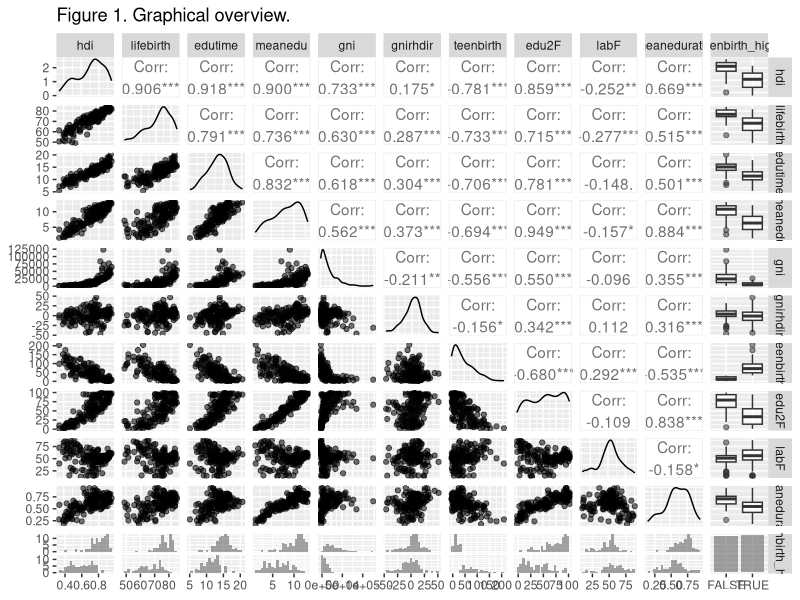

Reproduce this figure in R.
## ---- chunk 1
human <- read.table("Data/human.txt")
## ---- chunk 2
dim(human)
str(human)
summary(human)
## ---- chunk 3
library(ggplot2)
library(GGally)
human2 <- dplyr::select(human, -hdi_d)
p <- ggpairs(human2, mapping = aes(alpha = 0.9), lower = list(combo = wrap("facethist", bins = 20)), title = "Figure 1. Graphical overview.")
p
